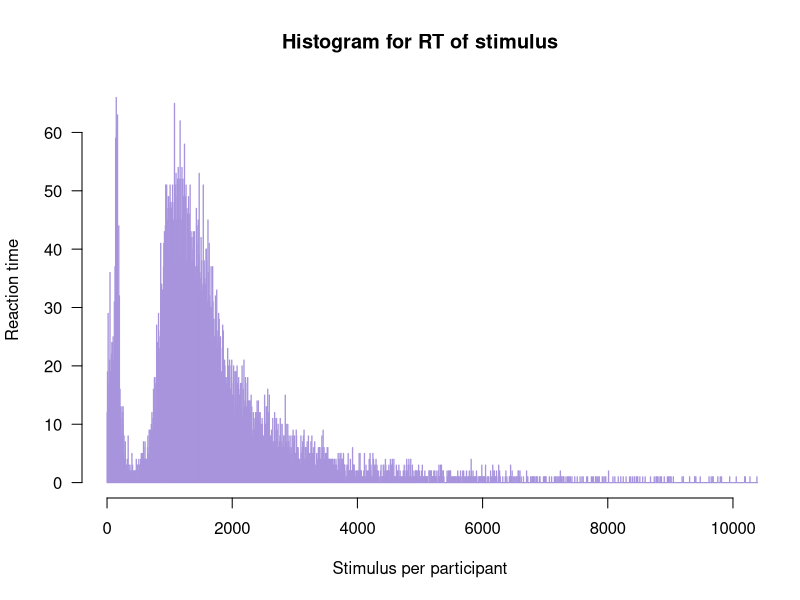
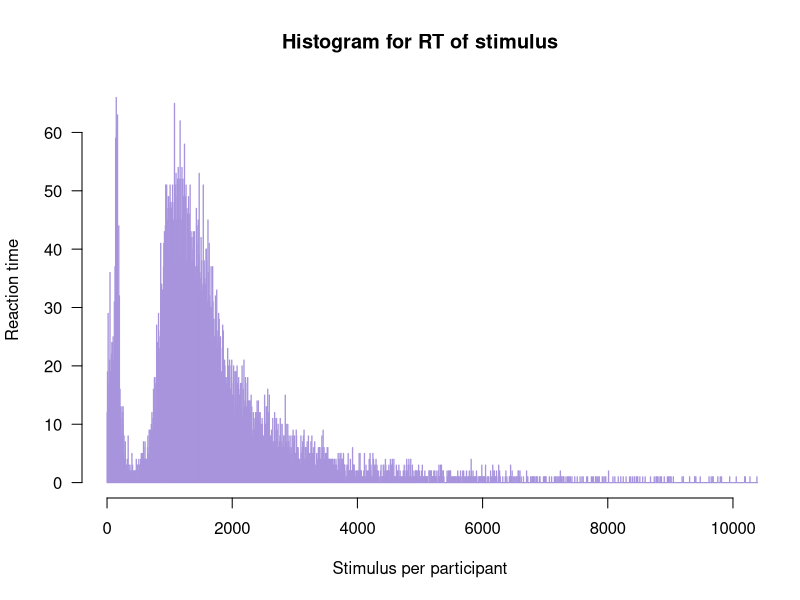
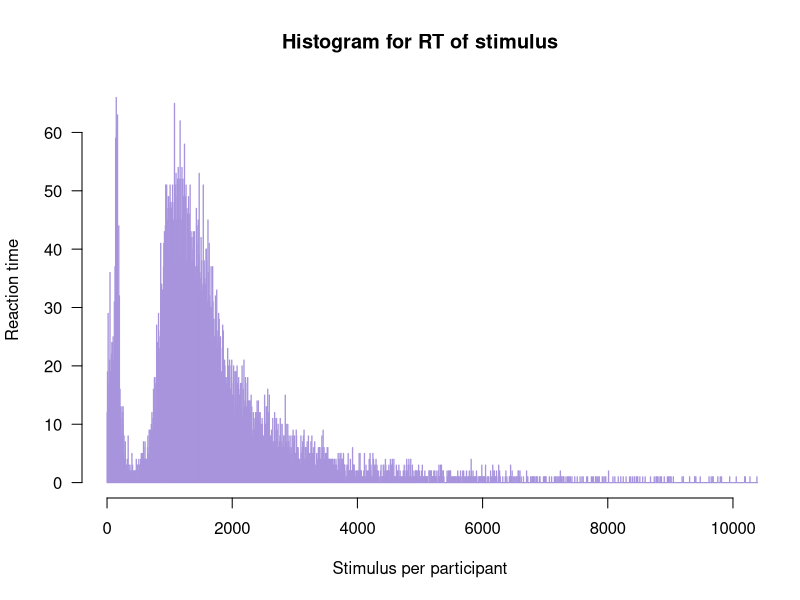
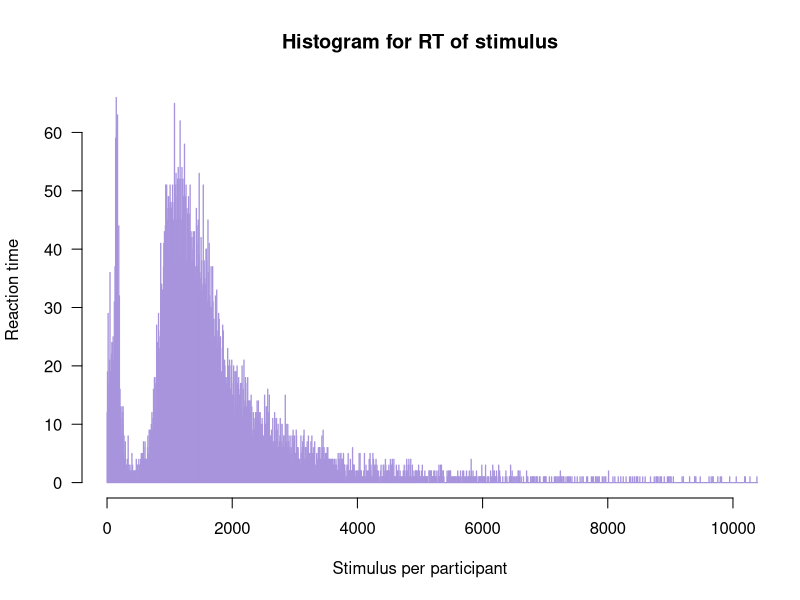
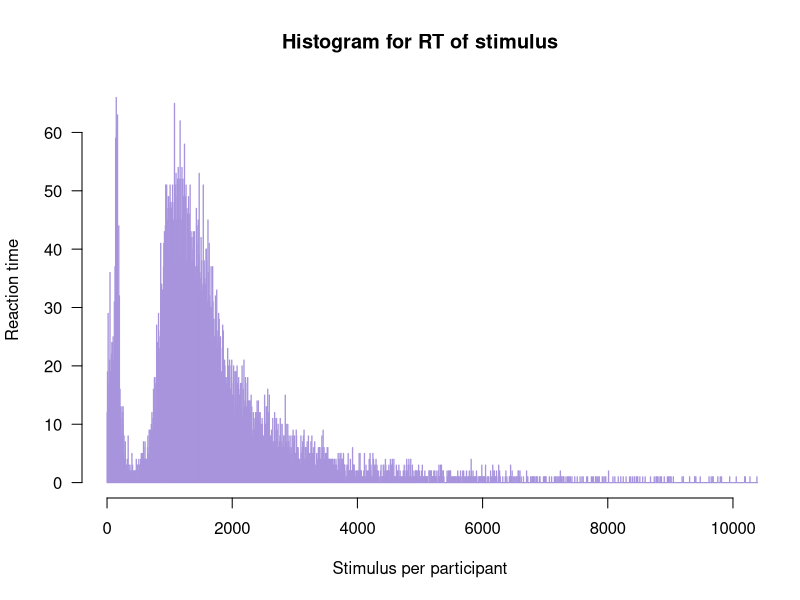
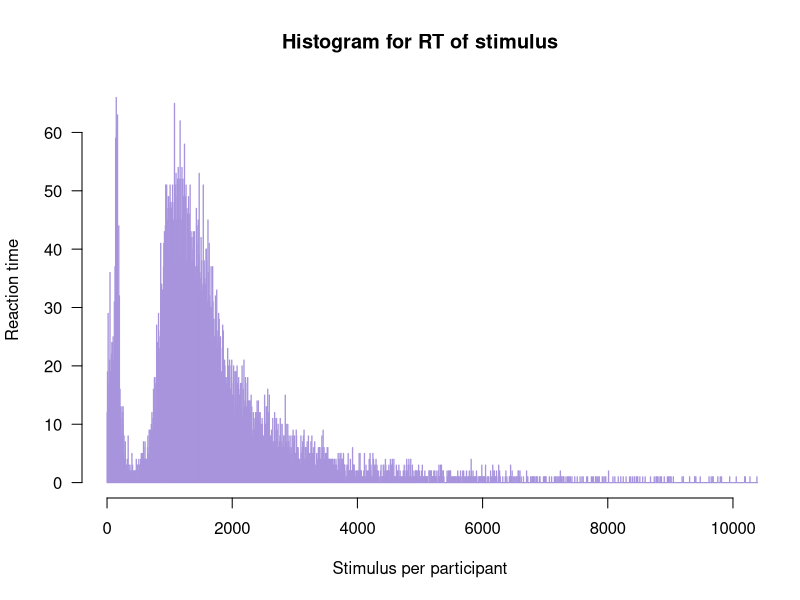

The R source for these figures, in order: (Note: this script raises an error after producing the figures.)
library(readxl)
library(plyr)

############################ qustion 2 ############################
setwd("C:/Users/Dell/Desktop/school/year2/semester b/reasearch_methods/ex9/reshearch-methods/ex9")
data=data.frame(read.csv("data_proc_qIAT.csv"))
colnames(data)[c(2,4,5,12)]<-c("Participant","Block","Block.total.order","Correct.Incorrect")

# part b
count_trials = count(data$Response.ID)
most_common = sort(table(count_trials$freq),decreasing=TRUE)[1]
most_common
most_common = 248
count_trials = count_trials[count_trials$freq==most_common,]
data <- data[data$Response.ID %in% count_trials$x,]

# part c
data<-data[(data$Correct.Incorrect== "X" | data$Correct.Incorrect == "C"),]
data$Correct.Incorrect = ifelse(data$Correct.Incorrect == "X",1,0)
error_perc=ddply(data, "Participant", summarise,
                 error_perc=mean(Correct.Incorrect, na.rm=TRUE))


# part d
hist(data$RT.of.stimulus, 
     main="Histogram for RT of stimulus", 
     xlab="Stimulus per participant", 
     ylab = "Reaction time",
     border="#a794dd",
     xlim = c(0,10000),
     col="light blue",
     las=1, 
     breaks=10000)

# part e
data["RT_clean"] <- data["RT.of.stimulus"]
data$RT_clean[which(data$RT_clean < 400 | data$RT_clean > 10000)] <- NA

# part f
percentage_from_RT = sum(is.na(data$RT_clean))/length(data$RT.of.stimulus)
percentage_from_RT

# part g
data$tooFast = ifelse(data$RT.of.stimulus < 300,1,0)
fast_perc=ddply(data, "Participant", summarise,
                fast_perc=mean(tooFast, na.rm=TRUE))

#gart h
data_to_analyze =ddply(data, c("Participant", "Block"), summarise,
                       usable_N=sum(!is.na(RT_clean)), 
                       mean_rt = mean(RT_clean, na.rm=TRUE), 
                       var_rt=((usable_N - 1)*var(RT_clean, na.rm = TRUE)/ usable_N))
data_to_analyze
# part i
data$Block
data_4_7 = data_to_analyze[(data_to_analyze$Block == 4 | data_to_analyze$Block == 7),]
data_5_8 = data_to_analyze[(data_to_analyze$Block == 5 | data_to_analyze$Block == 8),]
pooled_SD_4_7 = ddply(data_4_7, "Participant", summarise, pooled_sd = sqrt((sum(var_rt*usable_N)) / (sum(usable_N)-2)))
pooled_SD_5_8 = ddply(data_5_8, "Participant", summarise, pooled_sd = sqrt((sum(var_rt*usable_N)) / (sum(usable_N)-2)))

# part j
pooled_SD_5_8$IAT5_8 = (data_to_analyze$mean_rt[data_to_analyze$Block==8]-data_to_analyze$mean_rt[data_to_analyze$Block==5])/pooled_SD_5_8$pooled_sd
pooled_SD_4_7$IAT4_7 = (data_to_analyze$mean_rt[data_to_analyze$Block==7]-data_to_analyze$mean_rt[data_to_analyze$Block==4])/pooled_SD_4_7$pooled_sd

# part k
qIATscore_uncorrected = (pooled_SD_5_8$IAT5_8+pooled_SD_4_7$IAT4_7)/2
qIATscore_uncorrected

#parl l
data_agg_subjects = data.frame(error_perc,fast_perc$fast_perc,qIATscore_uncorrected)
colnames(data_agg_subjects)[3]<-"fast_perc"
data_agg_subjects

# part m
data_agg_subjects$condition = ddply(data, "Participant", summarise, cond = mean(as.integer(condition)))$cond
#View(data_agg_subjects)

# part n
data_agg_subjects$qIATscore_corrected = data_agg_subjects$qIATscore_uncorrected
data_agg_subjects$qIATscore_corrected[data_agg_subjects$condition==1] = - data_agg_subjects$qIATscore_corrected[data_agg_subjects$condition==1]
#View(data_agg_subjects)

data_proc = data.frame(read.csv("data_proc_all_quest.csv"))
a = data_proc[,grepl("^E",names(data_proc))]
library(readxl)
library(plyr)
setwd("C:/Users/Dell/Desktop/school/year2/semester b/reasearch_methods/ex9/reshearch-methods/ex9")
data=data.frame(read.csv("data_proc_qIAT.csv"))
colnames(data)[c(2,4,5,12)]<-c("Participant","Block","Block.total.order","Correct.Incorrect")

# part b
count_trials = count(data$Response.ID)
most_common = sort(table(count_trials$freq),decreasing=TRUE)[1]
most_common
most_common = 248
count_trials = count_trials[count_trials$freq==most_common,]
data <- data[data$Response.ID %in% count_trials$x,]

# part c
data<-data[(data$Correct.Incorrect== "X" | data$Correct.Incorrect == "C"),]
data$Correct.Incorrect = ifelse(data$Correct.Incorrect == "X",1,0)
error_perc=ddply(data, "Participant", summarise,
                 error_perc=mean(Correct.Incorrect, na.rm=TRUE))


# part d
hist(data$RT.of.stimulus, 
     main="Histogram for RT of stimulus", 
     xlab="Stimulus per participant", 
     ylab = "Reaction time",
     border="#a794dd",
     xlim = c(0,10000),
     col="light blue",
     las=1, 
     breaks=10000)

# part e
data["RT_clean"] <- data["RT.of.stimulus"]
data$RT_clean[which(data$RT_clean < 400 | data$RT_clean > 10000)] <- NA

# part f
percentage_from_RT = sum(is.na(data$RT_clean))/length(data$RT.of.stimulus)
percentage_from_RT

# part g
data$tooFast = ifelse(data$RT.of.stimulus < 300,1,0)
fast_perc=ddply(data, "Participant", summarise,
                fast_perc=mean(tooFast, na.rm=TRUE))

#gart h
data_to_analyze =ddply(data, c("Participant", "Block"), summarise,
                       usable_N=sum(!is.na(RT_clean)), 
                       mean_rt = mean(RT_clean, na.rm=TRUE), 
                       var_rt=((usable_N - 1)*var(RT_clean, na.rm = TRUE)/ usable_N))
data_to_analyze
# part i
data$Block
data_4_7 = data_to_analyze[(data_to_analyze$Block == 4 | data_to_analyze$Block == 7),]
data_5_8 = data_to_analyze[(data_to_analyze$Block == 5 | data_to_analyze$Block == 8),]
pooled_SD_4_7 = ddply(data_4_7, "Participant", summarise, pooled_sd = sqrt((sum(var_rt*usable_N)) / (sum(usable_N)-2)))
pooled_SD_5_8 = ddply(data_5_8, "Participant", summarise, pooled_sd = sqrt((sum(var_rt*usable_N)) / (sum(usable_N)-2)))

# part j
pooled_SD_5_8$IAT5_8 = (data_to_analyze$mean_rt[data_to_analyze$Block==8]-data_to_analyze$mean_rt[data_to_analyze$Block==5])/pooled_SD_5_8$pooled_sd
pooled_SD_4_7$IAT4_7 = (data_to_analyze$mean_rt[data_to_analyze$Block==7]-data_to_analyze$mean_rt[data_to_analyze$Block==4])/pooled_SD_4_7$pooled_sd

# part k
qIATscore_uncorrected = (pooled_SD_5_8$IAT5_8+pooled_SD_4_7$IAT4_7)/2
qIATscore_uncorrected

#parl l
data_agg_subjects = data.frame(error_perc,fast_perc$fast_perc,qIATscore_uncorrected)
colnames(data_agg_subjects)[3]<-"fast_perc"
data_agg_subjects

# part m
data_agg_subjects$condition = ddply(data, "Participant", summarise, cond = mean(as.integer(condition)))$cond
#View(data_agg_subjects)

# part n
data_agg_subjects$qIATscore_corrected = data_agg_subjects$qIATscore_uncorrected
data_agg_subjects$qIATscore_corrected[data_agg_subjects$condition==1] = - data_agg_subjects$qIATscore_corrected[data_agg_subjects$condition==1]
#View(data_agg_subjects)

data_proc = data.frame(read.csv("data_proc_all_quest.csv"))
a = data_proc[,grepl("^E",names(data_proc))]
a

library(readxl)
library(plyr)
setwd("C:/Users/Dell/Desktop/school/year2/semester b/reasearch_methods/ex9/reshearch-methods/ex9")
data=data.frame(read.csv("data_proc_qIAT.csv"))
colnames(data)[c(2,4,5,12)]<-c("Participant","Block","Block.total.order","Correct.Incorrect")

# part b
count_trials = count(data$Response.ID)
most_common = sort(table(count_trials$freq),decreasing=TRUE)[1]
most_common
most_common = 248
count_trials = count_trials[count_trials$freq==most_common,]
data <- data[data$Response.ID %in% count_trials$x,]

# part c
data<-data[(data$Correct.Incorrect== "X" | data$Correct.Incorrect == "C"),]
data$Correct.Incorrect = ifelse(data$Correct.Incorrect == "X",1,0)
error_perc=ddply(data, "Participant", summarise,
                 error_perc=mean(Correct.Incorrect, na.rm=TRUE))


# part d
hist(data$RT.of.stimulus, 
     main="Histogram for RT of stimulus", 
     xlab="Stimulus per participant", 
     ylab = "Reaction time",
     border="#a794dd",
     xlim = c(0,10000),
     col="light blue",
     las=1, 
     breaks=10000)

# part e
data["RT_clean"] <- data["RT.of.stimulus"]
data$RT_clean[which(data$RT_clean < 400 | data$RT_clean > 10000)] <- NA

# part f
percentage_from_RT = sum(is.na(data$RT_clean))/length(data$RT.of.stimulus)
percentage_from_RT

# part g
data$tooFast = ifelse(data$RT.of.stimulus < 300,1,0)
fast_perc=ddply(data, "Participant", summarise,
                fast_perc=mean(tooFast, na.rm=TRUE))

#gart h
data_to_analyze =ddply(data, c("Participant", "Block"), summarise,
                       usable_N=sum(!is.na(RT_clean)), 
                       mean_rt = mean(RT_clean, na.rm=TRUE), 
                       var_rt=((usable_N - 1)*var(RT_clean, na.rm = TRUE)/ usable_N))
data_to_analyze
# part i
data$Block
data_4_7 = data_to_analyze[(data_to_analyze$Block == 4 | data_to_analyze$Block == 7),]
data_5_8 = data_to_analyze[(data_to_analyze$Block == 5 | data_to_analyze$Block == 8),]
pooled_SD_4_7 = ddply(data_4_7, "Participant", summarise, pooled_sd = sqrt((sum(var_rt*usable_N)) / (sum(usable_N)-2)))
pooled_SD_5_8 = ddply(data_5_8, "Participant", summarise, pooled_sd = sqrt((sum(var_rt*usable_N)) / (sum(usable_N)-2)))

# part j
pooled_SD_5_8$IAT5_8 = (data_to_analyze$mean_rt[data_to_analyze$Block==8]-data_to_analyze$mean_rt[data_to_analyze$Block==5])/pooled_SD_5_8$pooled_sd
pooled_SD_4_7$IAT4_7 = (data_to_analyze$mean_rt[data_to_analyze$Block==7]-data_to_analyze$mean_rt[data_to_analyze$Block==4])/pooled_SD_4_7$pooled_sd

# part k
qIATscore_uncorrected = (pooled_SD_5_8$IAT5_8+pooled_SD_4_7$IAT4_7)/2
qIATscore_uncorrected

#parl l
data_agg_subjects = data.frame(error_perc,fast_perc$fast_perc,qIATscore_uncorrected)
colnames(data_agg_subjects)[3]<-"fast_perc"
data_agg_subjects

# part m
data_agg_subjects$condition = ddply(data, "Participant", summarise, cond = mean(as.integer(condition)))$cond
View(data_agg_subjects)

# part n
data_agg_subjects$qIATscore_corrected = data_agg_subjects$qIATscore_uncorrected
data_agg_subjects$qIATscore_corrected[data_agg_subjects$condition==1] = - data_agg_subjects$qIATscore_corrected[data_agg_subjects$condition==1]
View(data_agg_subjects)

data_proc = data.frame(read.csv("data_proc_all_quest.csv"))
a = data_proc[,grepl("^E",names(data_proc))]
a

library(readxl)
library(plyr)
setwd("C:/Users/Dell/Desktop/school/year2/semester b/reasearch_methods/ex9/reshearch-methods/ex9")
data=data.frame(read.csv("data_proc_qIAT.csv"))
colnames(data)[c(2,4,5,12)]<-c("Participant","Block","Block.total.order","Correct.Incorrect")

# part b
count_trials = count(data$Response.ID)
most_common = sort(table(count_trials$freq),decreasing=TRUE)[1]
most_common
most_common = 248
count_trials = count_trials[count_trials$freq==most_common,]
data <- data[data$Response.ID %in% count_trials$x,]

# part c
data<-data[(data$Correct.Incorrect== "X" | data$Correct.Incorrect == "C"),]
data$Correct.Incorrect = ifelse(data$Correct.Incorrect == "X",1,0)
error_perc=ddply(data, "Participant", summarise,
                 error_perc=mean(Correct.Incorrect, na.rm=TRUE))


# part d
hist(data$RT.of.stimulus, 
     main="Histogram for RT of stimulus", 
     xlab="Stimulus per participant", 
     ylab = "Reaction time",
     border="#a794dd",
     xlim = c(0,10000),
     col="light blue",
     las=1, 
     breaks=10000)

# part e
data["RT_clean"] <- data["RT.of.stimulus"]
data$RT_clean[which(data$RT_clean < 400 | data$RT_clean > 10000)] <- NA

# part f
percentage_from_RT = sum(is.na(data$RT_clean))/length(data$RT.of.stimulus)
percentage_from_RT

# part g
data$tooFast = ifelse(data$RT.of.stimulus < 300,1,0)
fast_perc=ddply(data, "Participant", summarise,
                fast_perc=mean(tooFast, na.rm=TRUE))

#gart h
data_to_analyze =ddply(data, c("Participant", "Block"), summarise,
                       usable_N=sum(!is.na(RT_clean)), 
                       mean_rt = mean(RT_clean, na.rm=TRUE), 
                       var_rt=((usable_N - 1)*var(RT_clean, na.rm = TRUE)/ usable_N))
data_to_analyze
# part i
data$Block
data_4_7 = data_to_analyze[(data_to_analyze$Block == 4 | data_to_analyze$Block == 7),]
data_5_8 = data_to_analyze[(data_to_analyze$Block == 5 | data_to_analyze$Block == 8),]
pooled_SD_4_7 = ddply(data_4_7, "Participant", summarise, pooled_sd = sqrt((sum(var_rt*usable_N)) / (sum(usable_N)-2)))
pooled_SD_5_8 = ddply(data_5_8, "Participant", summarise, pooled_sd = sqrt((sum(var_rt*usable_N)) / (sum(usable_N)-2)))

# part j
pooled_SD_5_8$IAT5_8 = (data_to_analyze$mean_rt[data_to_analyze$Block==8]-data_to_analyze$mean_rt[data_to_analyze$Block==5])/pooled_SD_5_8$pooled_sd
pooled_SD_4_7$IAT4_7 = (data_to_analyze$mean_rt[data_to_analyze$Block==7]-data_to_analyze$mean_rt[data_to_analyze$Block==4])/pooled_SD_4_7$pooled_sd

# part k
qIATscore_uncorrected = (pooled_SD_5_8$IAT5_8+pooled_SD_4_7$IAT4_7)/2
#qIATscore_uncorrected

#parl l
data_agg_subjects = data.frame(error_perc,fast_perc$fast_perc,qIATscore_uncorrected)
colnames(data_agg_subjects)[3]<-"fast_perc"
#data_agg_subjects

# part m
data_agg_subjects$condition = ddply(data, "Participant", summarise, cond = mean(as.integer(condition)))$cond
#View(data_agg_subjects)

# part n
data_agg_subjects$qIATscore_corrected = data_agg_subjects$qIATscore_uncorrected
data_agg_subjects$qIATscore_corrected[data_agg_subjects$condition==1] = - data_agg_subjects$qIATscore_corrected[data_agg_subjects$condition==1]
#View(data_agg_subjects)

data_proc = data.frame(read.csv("data_proc_all_quest.csv"))
a = data_proc[,grepl("^E",names(data_proc))]


library(readxl)
library(plyr)
setwd("C:/Users/Dell/Desktop/school/year2/semester b/reasearch_methods/ex9/reshearch-methods/ex9")
data=data.frame(read.csv("data_proc_qIAT.csv"))
colnames(data)[c(2,4,5,12)]<-c("Participant","Block","Block.total.order","Correct.Incorrect")

# part b
count_trials = count(data$Response.ID)
most_common = sort(table(count_trials$freq),decreasing=TRUE)[1]
most_common
most_common = 248
count_trials = count_trials[count_trials$freq==most_common,]
data <- data[data$Response.ID %in% count_trials$x,]

# part c
data<-data[(data$Correct.Incorrect== "X" | data$Correct.Incorrect == "C"),]
data$Correct.Incorrect = ifelse(data$Correct.Incorrect == "X",1,0)
error_perc=ddply(data, "Participant", summarise,
                 error_perc=mean(Correct.Incorrect, na.rm=TRUE))


# part d
hist(data$RT.of.stimulus, 
     main="Histogram for RT of stimulus", 
     xlab="Stimulus per participant", 
     ylab = "Reaction time",
     border="#a794dd",
     xlim = c(0,10000),
     col="light blue",
     las=1, 
     breaks=10000)

# part e
data["RT_clean"] <- data["RT.of.stimulus"]
data$RT_clean[which(data$RT_clean < 400 | data$RT_clean > 10000)] <- NA

# part f
percentage_from_RT = sum(is.na(data$RT_clean))/length(data$RT.of.stimulus)
percentage_from_RT

# part g
data$tooFast = ifelse(data$RT.of.stimulus < 300,1,0)
fast_perc=ddply(data, "Participant", summarise,
                fast_perc=mean(tooFast, na.rm=TRUE))

#gart h
data_to_analyze =ddply(data, c("Participant", "Block"), summarise,
                       usable_N=sum(!is.na(RT_clean)), 
                       mean_rt = mean(RT_clean, na.rm=TRUE), 
                       var_rt=((usable_N - 1)*var(RT_clean, na.rm = TRUE)/ usable_N))
data_to_analyze
# part i
data$Block
data_4_7 = data_to_analyze[(data_to_analyze$Block == 4 | data_to_analyze$Block == 7),]
data_5_8 = data_to_analyze[(data_to_analyze$Block == 5 | data_to_analyze$Block == 8),]
pooled_SD_4_7 = ddply(data_4_7, "Participant", summarise, pooled_sd = sqrt((sum(var_rt*usable_N)) / (sum(usable_N)-2)))
pooled_SD_5_8 = ddply(data_5_8, "Participant", summarise, pooled_sd = sqrt((sum(var_rt*usable_N)) / (sum(usable_N)-2)))

# part j
pooled_SD_5_8$IAT5_8 = (data_to_analyze$mean_rt[data_to_analyze$Block==8]-data_to_analyze$mean_rt[data_to_analyze$Block==5])/pooled_SD_5_8$pooled_sd
pooled_SD_4_7$IAT4_7 = (data_to_analyze$mean_rt[data_to_analyze$Block==7]-data_to_analyze$mean_rt[data_to_analyze$Block==4])/pooled_SD_4_7$pooled_sd

# part k
qIATscore_uncorrected = (pooled_SD_5_8$IAT5_8+pooled_SD_4_7$IAT4_7)/2
qIATscore_uncorrected

#parl l
data_agg_subjects = data.frame(error_perc,fast_perc$fast_perc,qIATscore_uncorrected)
colnames(data_agg_subjects)[3]<-"fast_perc"
data_agg_subjects

# part m
data_agg_subjects$condition = ddply(data, "Participant", summarise, cond = mean(as.integer(condition)))$cond
View(data_agg_subjects)

# part n
data_agg_subjects$qIATscore_corrected = data_agg_subjects$qIATscore_uncorrected
data_agg_subjects$qIATscore_corrected[data_agg_subjects$condition==1] = - data_agg_subjects$qIATscore_corrected[data_agg_subjects$condition==1]
View(data_agg_subjects)

data_proc = data.frame(read.csv("data_proc_all_quest.csv"))
a = data_proc[,grepl("^E",names(data_proc))]
a

library(readxl)
library(plyr)
setwd("C:/Users/Dell/Desktop/school/year2/semester b/reasearch_methods/ex9/reshearch-methods/ex9")
data=data.frame(read.csv("data_proc_qIAT.csv"))
colnames(data)[c(2,4,5,12)]<-c("Participant","Block","Block.total.order","Correct.Incorrect")

# part b
count_trials = count(data$Response.ID)
most_common = sort(table(count_trials$freq),decreasing=TRUE)[1]
most_common
most_common = 248
count_trials = count_trials[count_trials$freq==most_common,]
data <- data[data$Response.ID %in% count_trials$x,]

# part c
data<-data[(data$Correct.Incorrect== "X" | data$Correct.Incorrect == "C"),]
data$Correct.Incorrect = ifelse(data$Correct.Incorrect == "X",1,0)
error_perc=ddply(data, "Participant", summarise,
                 error_perc=mean(Correct.Incorrect, na.rm=TRUE))


# part d
hist(data$RT.of.stimulus, 
     main="Histogram for RT of stimulus", 
     xlab="Stimulus per participant", 
     ylab = "Reaction time",
     border="#a794dd",
     xlim = c(0,10000),
     col="light blue",
     las=1, 
     breaks=10000)

# part e
data["RT_clean"] <- data["RT.of.stimulus"]
data$RT_clean[which(data$RT_clean < 400 | data$RT_clean > 10000)] <- NA

# part f
percentage_from_RT = sum(is.na(data$RT_clean))/length(data$RT.of.stimulus)
percentage_from_RT

# part g
data$tooFast = ifelse(data$RT.of.stimulus < 300,1,0)
fast_perc=ddply(data, "Participant", summarise,
                fast_perc=mean(tooFast, na.rm=TRUE))

#gart h
data_to_analyze =ddply(data, c("Participant", "Block"), summarise,
                       usable_N=sum(!is.na(RT_clean)), 
                       mean_rt = mean(RT_clean, na.rm=TRUE), 
                       var_rt=((usable_N - 1)*var(RT_clean, na.rm = TRUE)/ usable_N))

# part i
data$Block
data_4_7 = data_to_analyze[(data_to_analyze$Block == 4 | data_to_analyze$Block == 7),]
data_5_8 = data_to_analyze[(data_to_analyze$Block == 5 | data_to_analyze$Block == 8),]
pooled_SD_4_7 = ddply(data_4_7, "Participant", summarise, pooled_sd = sqrt((sum(var_rt*usable_N)) / (sum(usable_N)-2)))
pooled_SD_5_8 = ddply(data_5_8, "Participant", summarise, pooled_sd = sqrt((sum(var_rt*usable_N)) / (sum(usable_N)-2)))

# part j
pooled_SD_5_8$IAT5_8 = (data_to_analyze$mean_rt[data_to_analyze$Block==8]-data_to_analyze$mean_rt[data_to_analyze$Block==5])/pooled_SD_5_8$pooled_sd
pooled_SD_4_7$IAT4_7 = (data_to_analyze$mean_rt[data_to_analyze$Block==7]-data_to_analyze$mean_rt[data_to_analyze$Block==4])/pooled_SD_4_7$pooled_sd

# part k
qIATscore_uncorrected = (pooled_SD_5_8$IAT5_8+pooled_SD_4_7$IAT4_7)/2
#qIATscore_uncorrected

#parl l
data_agg_subjects = data.frame(error_perc,fast_perc$fast_perc,qIATscore_uncorrected)
colnames(data_agg_subjects)[3]<-"fast_perc"
#data_agg_subjects

# part m
data_agg_subjects$condition = ddply(data, "Participant", summarise, cond = mean(as.integer(condition)))$cond

# part n
data_agg_subjects$qIATscore_corrected = data_agg_subjects$qIATscore_uncorrected
data_agg_subjects$qIATscore_corrected[data_agg_subjects$condition==1] = - data_agg_subjects$qIATscore_corrected[data_agg_subjects$condition==1]
#data_agg_subjects


############################ qustion 3 ############################
# part a + b
data_proc = data.frame(read.csv("data_proc_all_quest.csv"))
data_scores = data.frame(
Participant = data_proc$Participant,
e_scores = rowSums(data_proc[,grepl("^E",names(data_proc))]),
i_scores = rowSums(data_proc[,grepl("^I",names(data_proc))]),
n_scores = rowSums(data_proc[,grepl("^N",names(data_proc))]),
c_scores = rowSums(data_proc[,grepl("^C",names(data_proc))]),
a_scores = rowSums(data_proc[,grepl("^A",names(data_proc))]),
TPS_score = rowSums(data_proc[,grepl("^TPS",names(data_proc))])
)

# part c
data_qIAT = merge(data_scores, data_agg_subjects)

# part d
data_qIAT = data_qIAT[!(data_qIAT$error_perc > 0.2 | data_qIAT$fast_perc > 0.1),]
View(data_qIAT)

# part e
corr_test = cor.test(data_qIAT$qIATscore_corrected ,data_qIAT$TPS_score, method = "pearson")
corr_test

# part f - linear regression
all_data = merge(data_agg_subjects, data_proc, by="Participant")
all_data = all_data[!(all_data$error_perc > 0.2 | all_data$fast_perc > 0.1),]
linear_reg = lm(all_data$DIFF_time ~ all_data$TPS_score)
summary(linear_reg)

############################ qustion 4 ############################
women_A = data_scores$a_scores[data_proc$GENDER=='F']
men_A = data_scores$a_scores[data_proc$GENDER=='M']
length(women_A)
length(men_A)
t_test = t.test(women_A, men_A,alternative = "two.sided")
t_test
